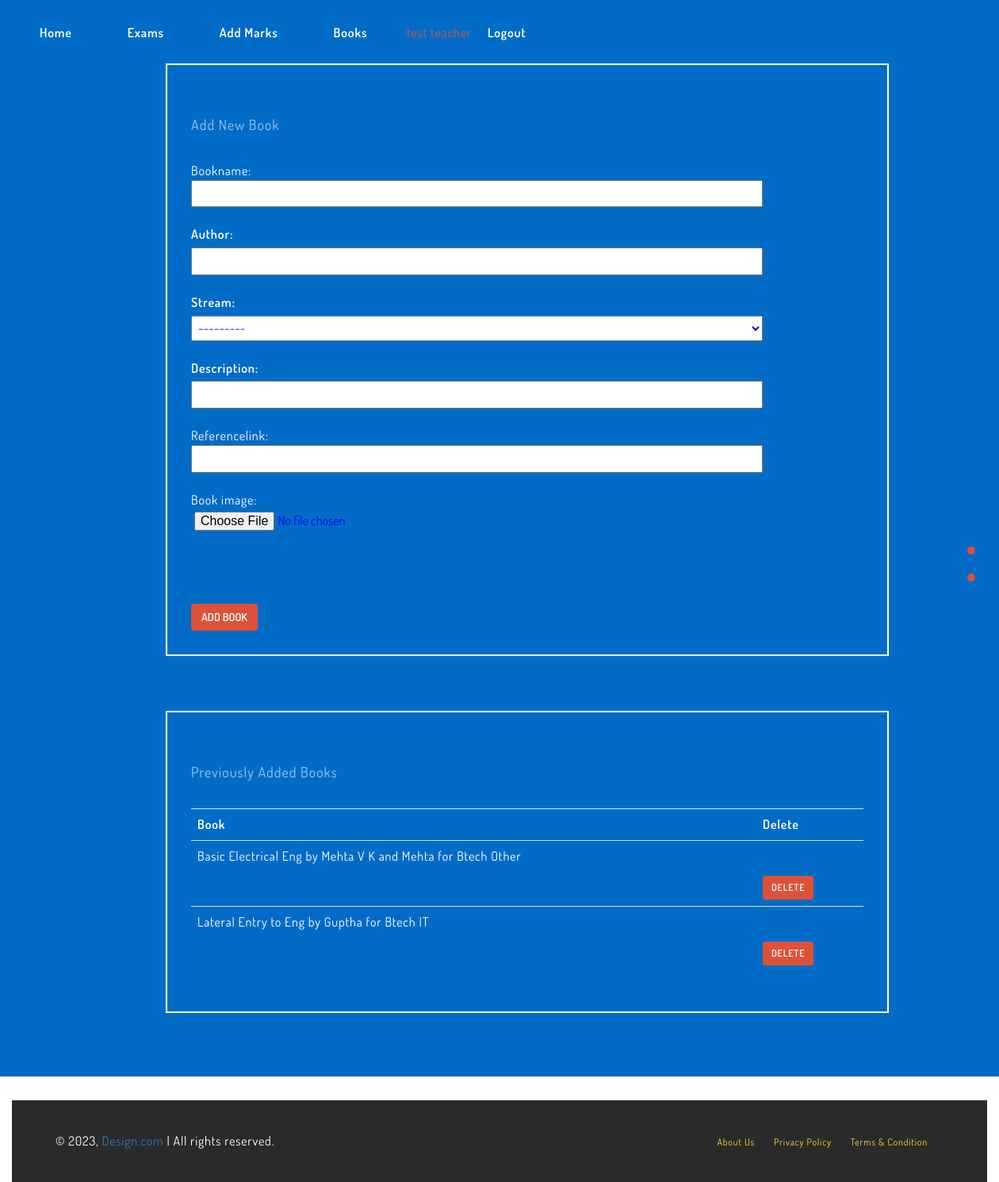
The page /Teacher/Addbook (signed in) on the database its author committed.
### Teacher/models.py (models this page shows)
class Books(models.Model):
    bookname = models.CharField(max_length=20)
    auther = models.CharField(max_length=20)
    options = (("IT","IT"),("CS","CS"),("MEC","MEC"),("Civil","Civil"),("Electronics","Electronics"),("Other","Other"))
    strem = models.CharField(max_length=255,choices=options)
    descrioption = models.CharField(max_length=100)
    referencelink = models.CharField(max_length=100)
    book_image = models.FileField(upload_to="book_images")
    creator = models.ForeignKey(User,on_delete=models.CASCADE,null=True)
    def __str__(self):
        return str(self.bookname + " by " + self.auther + " for " + "Btech " +self.strem)

### Teacher/views.py (the view, shortened to what this page needs)
# urls.py: path("Addbook",views.Addbook,name="Addbook"),
def Addbook(request):
    books = Books.objects.filter(creator = request.user)
    form = BookAddForm()
    context = {
        "form":form,
        "books":books
    }
    return render(request,"bookaddteacher.html",context)

### Teacher/froms.py
class BookAddForm(ModelForm):
    class Meta:
        model = Books
        fields = ["bookname","auther","strem","descrioption","referencelink","book_image"]

### templates/bookaddteacher.html (shortened to what this page needs)
{% extends "teacherindex.html" %}
{% block content %}
<div class="container">
    <div class="student_viewcontainer">
        <h4>Add New Book</h4>
        <form method="POST" enctype="multipart/form-data">
            {% for fields in form %}
{% if fields.label == "Auther"  %}
  <label for="">Author:</label><br>
  {% elif fields.label == "Descrioption" %}
  <label for="">Description:</label><br>
  {% elif fields.label == "Strem" %}
  <label for="">Stream:</label><br>
  {% else %}
  {{fields.label}}: <br>
{% endif %}
            {{fields}} <br><br>
            {% endfor %}
            <button class="btn btn-red" type="submit">Add Book</button>
        </form>
    </div>
</div>
<br><br><br>
<div class="container">
    <div class="student_viewcontainer">
        <h4>Previously Added Books</h4>
        <table class="table">
            <tr>
                <th>Book</th>
                <th>Delete</th>
            </tr>
            {% for item in books %}
            <tr>
                <td>{{item}}</td>
                <td><a href="{%url 'DeleteBook' item.id %}" class="btn btn-red btn-sm ">delete</a></td>
            </tr>
            {% endfor %}
        </table>
    </div>
</div>
</div>
{% endblock %}

### templates/teacherindex.html (shortened to what this page needs)
{% load static %}
<!DOCTYPE html>
<html lang="en">
<head>
  <link href="{% static 'css/bootstrap.min.css' %}" rel="stylesheet">
  <link href="{% static 'css/style.css' %}" rel="stylesheet">
  <link href="{% static 'css/themify-icons.css' %}" rel="stylesheet">
  <link href="{% static 'css/dosis-font.css' %}" rel='stylesheet'  type='text/css'>
  <link rel="stylesheet" href="https://cdn.jsdelivr.net/npm/bootstrap-icons@1.11.3/font/bootstrap-icons.min.css">
    </head>
    <body id="page-top" data-spy="scroll" data-target=".side-menu">
      <nav>
        <div class="navcontainer">
          <ul>
            <li>
              <a href="{%url 'Index' %}">Home</a>
            </li>
            <li><a href="{%url 'add_exam' %}">Exams</a></li>
            <li><a href="{%url 'add_marks_to_students' %}">Add Marks</a></li>
            <li><a href="{%url 'Addbook' %}">Books</a></li>
            {% if request.user.is_authenticated %}
            <li style="color:#dd5138">{{request.user.first_name}}<a href="{%url 'SignOut' %}">Logout</a></li>
              {% else %}
            <li><a href="{%url 'SignIn' %}">Login</a></li>
            {% endif %}
          </ul>
        </div>
      </nav>
      <nav class="side-menu">
        <ul>
          <li>
            <a href="#home" class="page-scroll">
              <span class="dot"></span>
            </a>
          </li>
          <li>
            <a href="#tickets" class="page-scroll">
              <span class="dot"></span>
            </a>
          </li>
        </ul>
      </nav>
      <div class="container-fluid">
        <div class="row hero-header" id="home">
      {% block content %}{% endblock %}
      <div class="container-fluid footer">
        <div class="row footer-credit">
          <div class="col-md-6 col-sm-6">
            <p>&copy; 2023, <a href="">Design.com</a> | All rights reserved.</p>
          </div>
          <div class="col-md-6 col-sm-6">
            <ul class="footer-menu">
              <li><a href="#">About Us</a></li>
              <li><a href="#">Privacy Policy</a></li>
              <li><a href="#">Terms &amp; Condition</a></li>
            </ul>
          </div>
        </div>
      </div>
    </body>

### static/css/style.css (style rules this page uses)
body { font-family: 'Dosis', sans-serif; color: #404142; font-size: 16px; letter-spacing: 0.8px; }
h1, h2, h3, h4, h5, h6 { font-weight: 200; }
ul { margin: 0; padding: 0; list-style: none; }
a { -webkit-transition: all 0.3s; -moz-transition: all 0.3s; transition: all 0.3s; }
.btn { text-transform: uppercase; font-weight: 600; }
.btn-red { background-color: #dd5138; color: #fff; }
.side-menu { position: fixed; right: 30px; top: 50%; transform: translateY(-73px); z-index: 99; }
.side-menu ul li { text-align: right; margin: 10px 0; }
.side-menu ul li a span { display: inline-block; }
.side-menu ul li a span.dot { position: relative; background-color: #dd5138; border-radius: 2em; height: 10px; width: 10px; -webkit-transition: all 0.3s; -moz-transition: all 0.3s; transition: all 0.3s; }
.hero-header { background: #016cc7; min-height: 600px; padding: 5em; color: #fff; }
.hero-header h4 { font-weight: normal; opacity: 0.6; letter-spacing: 1px; margin: 2em 0; }
.hero-header .btn { margin-top: 3em; }
.footer { background-color: #2a2a2a; margin-top: 30px; color: #fff; }
.footer p { margin-bottom: 0; }
.footer-credit { padding: 40px; }
ul.footer-menu { text-align: right; }
ul.footer-menu li { display: inline-block; }
ul.footer-menu li a { font-size: 12px; color: #fcd93b; padding-right: 20px; }

### templates/teacherindex.html (style rules this page uses)
.navcontainer li { float: left; margin-top: 30px; margin-left: 30px; }
.navcontainer a { font-weight: 600; color: white; padding: 20px; }

### templates/bookaddteacher.html (style rules this page uses)
.student_viewcontainer { width: 80%; margin: auto; border: 2px solid white; padding: 30px; }
.student_viewcontainer input, textarea, select { color: blue; }
.student_viewcontainer input, select { width: 85%; padding: 4px; }

### rows shown on the page
Books: bookname+auther+strem "Basic Electrical Eng by Mehta V K and Mehta for Btech Other"
Books: bookname+auther+strem "Lateral Entry to Eng by Guptha for Btech IT"

### other values the page prints
{{ request.user.first_name }} "test teacher"
{{ fields.label }} "Bookname" "Referencelink" "Book image"
